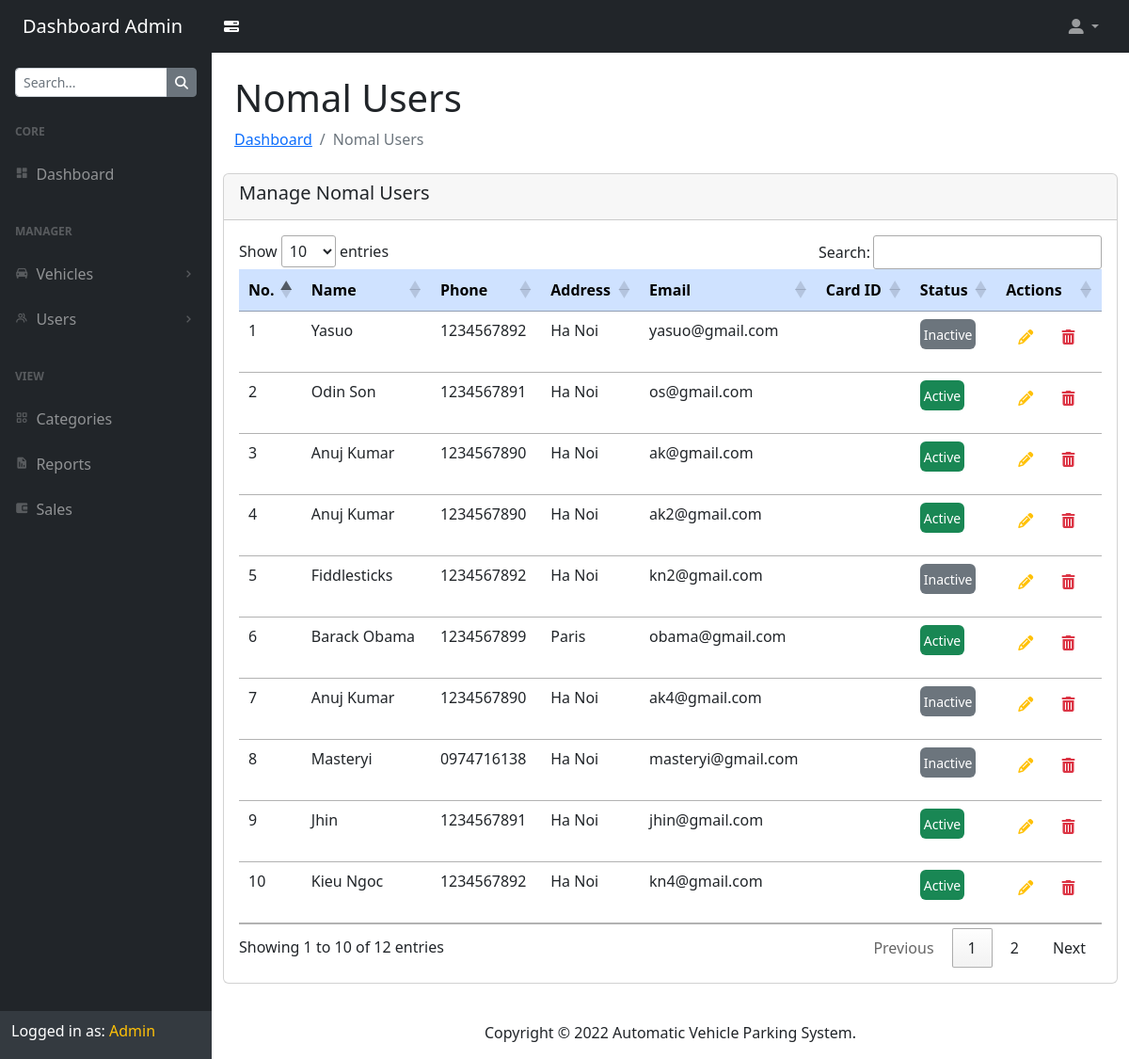
Page /admin/nomal-users.php (signed in) on the committed database.
### tables this page shows
CREATE TABLE `user_info_tbl` (
  `ID`            INT(10) UNSIGNED AUTO_INCREMENT,
  `FullName`      VARCHAR(50) NOT NULL DEFAULT '',
  `Gender`        VARCHAR(6) NOT NULL DEFAULT 'Male',  
  `Birthday`      DATE NOT NULL DEFAULT '2000-01-01',
  `PhoneNumber`   VARCHAR(10) NOT NULL DEFAULT '',
  `Address`       VARCHAR(120) NOT NULL DEFAULT '',
  `Email`         VARCHAR(50) NOT NULL UNIQUE,
  `Password`      VARCHAR(120) NOT NULL,
  `CardID`        VARCHAR(10) NULL DEFAULT '',
  `Type`          VARCHAR(7) NULL DEFAULT 'Nomal',     
  `Status`        VARCHAR(8) NULL DEFAULT 'Inactive',  
  `RegisterDate`  TIMESTAMP DEFAULT CURRENT_TIMESTAMP,
  `LastUpdate`    TIMESTAMP DEFAULT CURRENT_TIMESTAMP ON UPDATE CURRENT_TIMESTAMP,
  PRIMARY KEY (`ID`)
);

### admin/nomal-users.php (the view, shortened to what this page needs)
<?php
include_once('./assets/includes/db-connection.php');
if (!isset($_SESSION['aid'])) {
    header('location:./logout.php');
}
else {
?>
<!DOCTYPE html>
<html lang="en">
<head>
    <link rel="stylesheet" href="https://cdn.jsdelivr.net/npm/bootstrap@5.2.0-beta1/dist/css/bootstrap.min.css">
    <link rel="stylesheet" href="https://cdnjs.cloudflare.com/ajax/libs/font-awesome/6.1.1/css/all.min.css" />
    <link href='https://unpkg.com/boxicons@2.1.2/css/boxicons.min.css' rel='stylesheet' />
    <link rel="stylesheet" href="https://cdn.datatables.net/1.12.1/css/jquery.dataTables.min.css" />
    <link href="assets/css/styles.css" rel="stylesheet" />
</head>
<body>
    <nav class="sb-topnav navbar navbar-expand navbar-dark bg-dark">
        <a class="navbar-brand ps-3 ps-lg-4" href="./dashboard.php">Dashboard Admin</a>
        <a class="btn text-white me-3" id="sidebarToggle" href="#!">
			<i class="fa-solid fa-bars-progress"></i>
        </a>
        <ul class="navbar-nav ms-auto pe-3 pe-lg-4">
            <li class="nav-item dropdown">
                <a class="nav-link dropdown-toggle" id="navbarDropdown" href="#!" role="button" data-bs-toggle="dropdown" aria-expanded="false">
					<i class="fa-solid fa-user-large"></i>
				</a>
            </li>
        </ul>
    </nav>
    <main id="sidenav">
        <section id="sidenav_nav">
            <nav class="sb-sidenav accordion sb-sidenav-dark" id="sidenavAccordion">
                <form class="mt-3 mx-3">
                    <div class="input-group input-group-sm">
                        <input type="text" class="form-control" placeholder="Search..." autocomplete="off" />
                        <button type="button" class="btn btn-secondary">
                            <i class="fa-solid fa-magnifying-glass"></i>
                        </button>
                    </div>
                </form>
                <div class="sb-sidenav-menu">
                    <div class="nav">
                        <div class="sb-sidenav-menu-heading">Core</div>
                        <a class="nav-link" href="./dashboard.php">
                            <div class="sb-nav-link-icon"><i class='bx bxs-dashboard'></i></div>
                            Dashboard
                        </a>
                        <div class="sb-sidenav-menu-heading">Manager</div>
                        <a class="nav-link collapsed" href="#" data-bs-toggle="collapse" data-bs-target="#collapseVehicles" aria-expanded="false" aria-controls="collapseVehicles">
                            <div class="sb-nav-link-icon"><i class='bx bxs-car'></i></div>
                            Vehicles
                            <div class="sb-sidenav-collapse-arrow"><i class='bx bx-chevron-down'></i></div>
                        </a>
                        <a class="nav-link collapsed" href="#" data-bs-toggle="collapse" data-bs-target="#collapseUsers" aria-expanded="false" aria-controls="collapseUsers">
                            <div class="sb-nav-link-icon"><i class='bx bx-group'></i></div>
                            Users
                            <div class="sb-sidenav-collapse-arrow"><i class='bx bx-chevron-down'></i></div>
                        </a>
                        <div class="sb-sidenav-menu-heading">View</div>
                        <a class="nav-link" href="./categories.php"><div class="sb-nav-link-icon"><i class='bx bx-category'></i></div>Categories</a>
                        <a class="nav-link" href="./reports.php"><div class="sb-nav-link-icon"><i class='bx bxs-report'></i></div>Reports</a>
                        <a class="nav-link" href="./sales.php"><div class="sb-nav-link-icon"><i class='bx bxs-wallet-alt'></i></div>Sales</a>
                    </div>
                </div>
                <div class="sb-sidenav-footer">
                    <h6 class="text-white">Logged in as:<span class="text-warning"> Admin</span></h6>
                </div>
            </nav>
        </section>
        <section id="sidenav_content">
            <header>
                <div class="container-fluid px-4">
                    <h1 class="mt-4">Nomal Users</h1>
                    <ol class="breadcrumb mb-4">
                        <li class="breadcrumb-item"><a href="./dashboard.php">Dashboard</a></li>
                        <li class="breadcrumb-item active">Nomal Users</li>
                    </ol>
                </div>
            </header>
            <main>
                <div class="container-fluid px-4">
                    <div class="row mb-4">
                        <div class="card p-0">
                            <div class="card-header d-flex justify-content-between">
                                <h5 class="card-title">
                                    Manage Nomal Users
                                </h5>
                            </div>
                            <div class="card-body">
                                <div class="table-responsive">
                                    <table id="myTable" class="table table-sm table-hover">
                                        <thead>
                                            <tr class="table-primary">
                                                <th>No.</th>
                                                <th>Name</th>
                                                <th>Phone</th>
                                                <th>Address</th>
                                                <th>Email</th>
                                                <th>Card ID</th>
                                                <th>Status</th>
                                                <th>Actions</th>
                                            </tr>
                                        </thead>
                                        <tbody>
                                            <?php
                                            $count = 1;
                                            $res = mysqli_query($conn, "SELECT * FROM `user_info_tbl` WHERE `Type` = 'Nomal';");
                                            while ($row = mysqli_fetch_array($res)) {
                                            ?>
                                            <tr>
                                                <td><?php echo $count; ?></td>
                                                <td><?php echo $row['FullName']; ?></td>
                                                <td><?php echo $row['PhoneNumber']; ?></td>
                                                <td><?php echo $row['Address']; ?></td>
                                                <td><?php echo $row['Email']; ?></td>
                                                <td><?php echo $row['CardID']; ?></td>
                                                <td>
                                                    <p class="rounded d-inline-block p-1 <?php if ($row['Status'] == "Active") {echo "text-white bg-success";} elseif ($row['Status'] == "Inactive") {echo "text-white bg-secondary";}?>"><small><?php echo $row['Status']; ?></small></p>
                                                </td>
                                                <td>
                                                    <a class="btn btn-link" href="nomal-user-detail.php?userID=<?php echo $row['ID']; ?>" title="Detail" data-toggle="tooltip"><i class="fa-solid fa-pencil text-warning"></i></a>
                                                    <form action="code.php" method="POST" class="d-inline">
                                                        <button type="submit" title="Delete" data-toggle="tooltip" name="deleteNomalUser" value="<?php echo $row['ID']; ?>" class="btn btn-link"><i class="fa-solid fa-trash-can text-danger"></i></button>
                                                    </form>
                                                </td>
                                            </tr>
                                            <?php
                                            $count++;
                                            }
                                            ?>
                                        </tbody>
                                    </table>
                                </div>
                            </div>
                        </div>
                    </div>
                </div>
            </main>
            <footer>
                <div class="container-fluid text-center px-4">
                    <div class="text-mute py-3">Copyright &copy; 2022 Automatic Vehicle Parking System.</div>
                </div>
            </footer>
        </section>
    </main>
</body>
</html>
<?php
}
?>

### admin/assets/css/styles.css (style rules this page uses)
#sidenav { display: flex; }
#sidenav #sidenav_nav { flex-basis: 225px; flex-shrink: 0; transition: transform 0.15s ease-in-out; z-index: 1038; transform: translateX(-225px); }
#sidenav #sidenav_content { position: relative; display: flex; flex-direction: column; justify-content: space-between; min-width: 0; flex-grow: 1; min-height: calc(100vh - 56px); margin-left: -225px; }
@media (min-width: 992px) { #sidenav #sidenav_nav { transform: translateX(0); } }
@media (min-width: 992px) { #sidenav #sidenav_content { margin-left: 0; transition: margin 0.15s ease-in-out; } }
.sb-topnav { z-index: 1039; }
#sidenav #sidenav_nav { width: 225px; z-index: 1038; }
#sidenav #sidenav_nav .sb-sidenav .sb-sidenav-menu { overflow-y: auto; }
.nav .nav-link .sb-nav-link-icon, .sb-sidenav-menu .nav-link .sb-nav-link-icon { margin-right: 0.5rem; }
.sb-topnav { padding-left: 0; height: 56px; z-index: 1039; }
.sb-topnav .navbar-brand { width: 225px; margin: 0; }
.sb-sidenav { display: flex; flex-direction: column; height: 100%; flex-wrap: nowrap; }
.sb-sidenav .sb-sidenav-menu { flex-grow: 1; }
.sb-sidenav .sb-sidenav-menu .nav { flex-direction: column; flex-wrap: nowrap; }
.sb-sidenav .sb-sidenav-menu .nav .sb-sidenav-menu-heading { padding: 1.75rem 1rem 0.75rem; font-size: 0.75rem; font-weight: bold; text-transform: uppercase; }
.sb-sidenav .sb-sidenav-menu .nav .nav-link { display: flex; align-items: center; padding-top: 0.75rem; padding-bottom: 0.75rem; position: relative; }
.sb-sidenav .sb-sidenav-menu .nav .nav-link .sb-nav-link-icon { font-size: 0.9rem; }
.sb-sidenav .sb-sidenav-menu .nav .nav-link .sb-sidenav-collapse-arrow { display: inline-block; margin-left: auto; transition: transform 0.15s ease; }
.sb-sidenav .sb-sidenav-menu .nav .nav-link.collapsed .sb-sidenav-collapse-arrow { transform: rotate(-90deg); }
.sb-sidenav .sb-sidenav-footer { padding: 0.75rem; flex-shrink: 0; }
.sb-sidenav-dark { background-color: #212529; color: rgba(255, 255, 255, 0.5); }
.sb-sidenav-dark .sb-sidenav-menu .sb-sidenav-menu-heading { color: rgba(255, 255, 255, 0.25); }
.sb-sidenav-dark .sb-sidenav-menu .nav-link { color: rgba(255, 255, 255, 0.5); }
.sb-sidenav-dark .sb-sidenav-menu .nav-link .sb-nav-link-icon { color: rgba(255, 255, 255, 0.25); }
.sb-sidenav-dark .sb-sidenav-menu .nav-link .sb-sidenav-collapse-arrow { color: rgba(255, 255, 255, 0.25); }
.sb-sidenav-dark .sb-sidenav-footer { background-color: #343a40; }

### rows in the picture
user_info_tbl: FullName "Yasuo", PhoneNumber "1234567892", Address "Ha Noi", Email "yasuo@gmail.com", Status "Inactive", $row['ID'] 4 (drawn)
user_info_tbl: FullName "Odin Son", PhoneNumber "1234567891", Address "Ha Noi", Email "os@gmail.com", Status "Active", $row['ID'] 5 (drawn)
user_info_tbl: FullName "Anuj Kumar", PhoneNumber "1234567890", Address "Ha Noi", Email "ak@gmail.com", Status "Active", $row['ID'] 8 (drawn)
user_info_tbl: FullName "Anuj Kumar", PhoneNumber "1234567890", Address "Ha Noi", Email "ak2@gmail.com", Status "Active", $row['ID'] 10 (drawn)
user_info_tbl: FullName "Fiddlesticks", PhoneNumber "1234567892", Address "Ha Noi", Email "kn2@gmail.com", Status "Inactive", $row['ID'] 11 (drawn)
user_info_tbl: FullName "Barack Obama", PhoneNumber "1234567899", Address "Paris", Email "obama@gmail.com", Status "Active", $row['ID'] 12 (drawn)
user_info_tbl: FullName "Anuj Kumar", PhoneNumber "1234567890", Address "Ha Noi", Email "ak4@gmail.com", Status "Inactive", $row['ID'] 15 (drawn)
user_info_tbl: FullName "Masteryi", PhoneNumber "0974716138", Address "Ha Noi", Email "masteryi@gmail.com", Status "Inactive", $row['ID'] 16 (drawn)
user_info_tbl: FullName "Jhin", PhoneNumber "1234567891", Address "Ha Noi", Email "jhin@gmail.com", Status "Active", $row['ID'] 17 (drawn)
user_info_tbl: FullName "Kieu Ngoc", PhoneNumber "1234567892", Address "Ha Noi", Email "kn4@gmail.com", Status "Active", $row['ID'] 18 (drawn)
